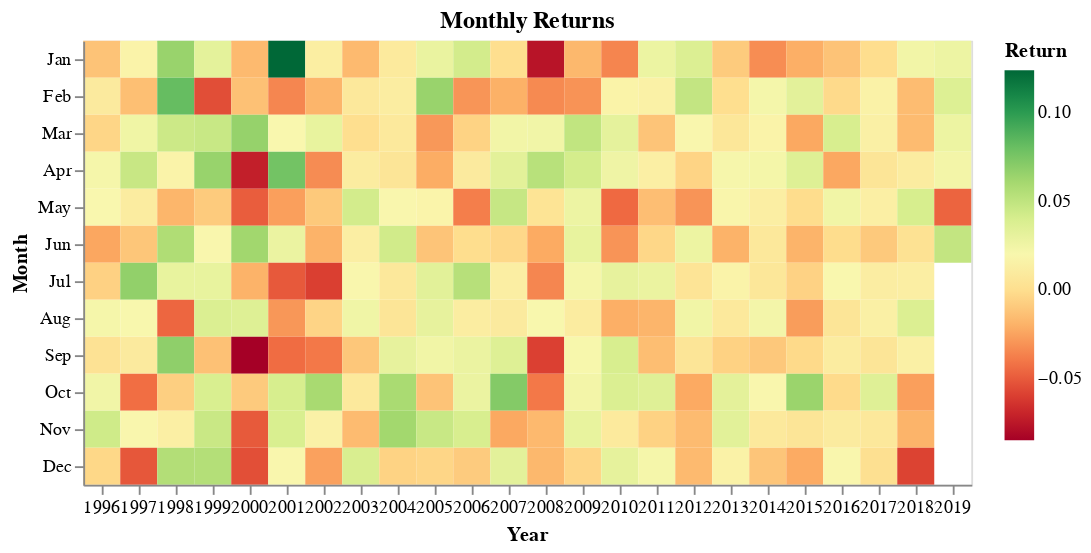

Source (notebook cell):
### Code cell
monthly_returns_heatmap(bt.balance)

### Figure 1 — Vega-Lite specification as saved in the notebook (floating-point values rounded to 4 significant figures; data arrays with more than 128 entries replaced by an {"elided": "..."} marker saying what was removed)
{"config": {"view": {"continuousWidth": 400, "continuousHeight": 300}}, "data": {"name": "data-d77aab98f34e94773a3f2380ca9e1d84"}, "mark": "rect", "encoding": {"color": {"aggregate": "mean", "field": "total capital", "scale": {"scheme": "redyellowgreen"}, "title": "Return", "type": "quantitative"}, "tooltip": {"aggregate": "mean", "field": "total capital", "format": ".2f", "type": "quantitative"}, "x": {"field": "date", "timeUnit": "year", "title": "Year", "type": "ordinal"}, "y": {"field": "date", "timeUnit": "month", "title": "Month", "type": "ordinal"}}, "title": "Monthly Returns", "$schema": "https://vega.github.io/schema/vega-lite/v4.17.0.json", "datasets": {"data-d77aab98f34e94773a3f2380ca9e1d84": {"elided": "282 records"}}}
